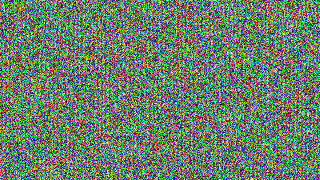
#> input picture i00a.bmp, 320 x 180 px
$ python RSA1.py
#> lines starting #> are read from the running program, lines starting #| are printed output that depends on the picture
### main1.py
from PIL import Image
import numpy as np
import matplotlib.pyplot as plot
import cv2


def readBytes(plik, n, m):
    plik.seek(m, 0)
    data = plik.read(n)
    return data


def readHeader(file):
    header = {}
    header["Signature"] = readBytes(file, 2, 0)
    header["FileSize"] = readBytes(file, 4, 2)
    header["reserved"] = readBytes(file, 4, 6)
    header["DataOffset"] = readBytes(file, 4, 10)
    header["Size"] = readBytes(file, 4, 14)

    if int.from_bytes(header['Size'], byteorder='little') == 0:
        infoHeaderSize = int.from_bytes(header['DataOffset'], byteorder='little') - 14
    else:
        infoHeaderSize = int.from_bytes(header['Size'], byteorder='little')

    if infoHeaderSize == 12:
        header["Width"] = readBytes(file, 2, 18)
        header["Height"] = readBytes(file, 2, 20)
        header["Planes"] = readBytes(file, 2, 22)
        header["BitCount"] = readBytes(file, 2, 24)
    elif infoHeaderSize == 16:
        header["Width"] = readBytes(file, 4, 18)
        header["Height"] = readBytes(file, 4, 22)
        header["Planes"] = readBytes(file, 2, 26)
        header["BitCount"] = readBytes(file, 2, 28)
    elif infoHeaderSize == 40:
        header["Width"] = readBytes(file, 4, 18)
        header["Height"] = readBytes(file, 4, 22)
        header["Planes"] = readBytes(file, 2, 26)
        header["BitCount"] = readBytes(file, 2, 28)
        header["Compression"] = readBytes(file, 4, 30)
        header["ImageSize"] = readBytes(file, 4, 34)
        header["XpixelsPerM"] = readBytes(file, 4, 38)
        header["YpixelsPerM"] = readBytes(file, 4, 42)
        header["ColorsUsed"] = readBytes(file, 4, 46)
        header["ColorsImportant"] = readBytes(file, 4, 50)
    # elif infoHeaderSize == 52:
    # elif infoHeaderSize == 56:
    elif infoHeaderSize == 64:
        header["Width"] = readBytes(file, 4, 18)
        header["Height"] = readBytes(file, 4, 22)
        header["Planes"] = readBytes(file, 2, 26)
        header["BitCount"] = readBytes(file, 2, 28)
        header["Compression"] = readBytes(file, 4, 30)
        header["ImageSize"] = readBytes(file, 4, 34)
        header["XpixelsPerM"] = readBytes(file, 4, 38)
        header["YpixelsPerM"] = readBytes(file, 4, 42)
        header["ColorsUsed"] = readBytes(file, 4, 46)
        header["ColorsImportant"] = readBytes(file, 4, 50)
        header["Units"] = readBytes(file, 2, 54)
        header["Reserved"] = readBytes(file, 2, 56)
        header["Recording"] = readBytes(file, 2, 58)
        header["Rendering"] = readBytes(file, 2, 60)
        header["Size1"] = readBytes(file, 4, 62)
        header["Size2"] = readBytes(file, 4, 66)
        header["ColorEncoding"] = readBytes(file, 4, 70)
        header["Identifier"] = readBytes(file, 4, 74)
    elif infoHeaderSize == 108:
        header["Width"] = readBytes(file, 4, 18)
        header["Height"] = readBytes(file, 4, 22)
        header["Planes"] = readBytes(file, 2, 26)
        header["BitCount"] = readBytes(file, 2, 28)
        header["Compression"] = readBytes(file, 4, 30)
        header["ImageSize"] = readBytes(file, 4, 34)
        header["XpixelsPerM"] = readBytes(file, 4, 38)
        header["YpixelsPerM"] = readBytes(file, 4, 42)
        header["ColorsUsed"] = readBytes(file, 4, 46)
        header["ColorsImportant"] = readBytes(file, 4, 50)
        header["RedMask"] = readBytes(file, 4, 54)
        header["GreenMask"] = readBytes(file, 4, 58)
        header["BlueMask"] = readBytes(file, 4, 62)
        header["AlphaMask"] = readBytes(file, 4, 66)
        header["CSType"] = readBytes(file, 4, 70)
        header["Endpoints"] = readBytes(file, 36, 74)
        header["GammaRed"] = readBytes(file, 4, 110)
        header["GammaGreen"] = readBytes(file, 4, 114)
        header["GammaBlue"] = readBytes(file, 4, 118)
    if infoHeaderSize == 124:
        header["Width"] = readBytes(file, 4, 18)
        header["Height"] = readBytes(file, 4, 22)
        header["Planes"] = readBytes(file, 2, 26)
        header["BitCount"] = readBytes(file, 2, 28)
        header["Compression"] = readBytes(file, 4, 30)
        header["ImageSize"] = readBytes(file, 4, 34)
        header["XpixelsPerM"] = readBytes(file, 4, 38)
        header["YpixelsPerM"] = readBytes(file, 4, 42)
        header["ColorsUsed"] = readBytes(file, 4, 46)
        header["ColorsImportant"] = readBytes(file, 4, 50)
        header["RedMask"] = readBytes(file, 4, 54)
        header["GreenMask"] = readBytes(file, 4, 58)
        header["BlueMask"] = readBytes(file, 4, 62)
        header["AlphaMask"] = readBytes(file, 4, 66)
        header["CSType"] = readBytes(file, 4, 70)
        header["Endpoints"] = readBytes(file, 36, 74)
        header["GammaRed"] = readBytes(file, 4, 110)
        header["GammaGreen"] = readBytes(file, 4, 114)
        header["GammaBlue"] = readBytes(file, 4, 118)
        header["Rendering"] = readBytes(file, 4, 122)
        header["ProfileData"] = readBytes(file, 4, 126)
        header["ProfileSize"] = readBytes(file, 4, 130)
        header["Reserved"] = readBytes(file, 4, 134)
    return header


# [107 lines left out: functions readMeta, readPixels, makeArrayFromPixels, anonimize, not called in this run]

# [22 lines of commented-out code are left out]

### RSA1.py
import secrets as scr
import main1 as bmp
import math
import io
def czyPierwsza(liczba):
    if liczba % 2 == 0:
        return 0

    i = 3
    while i * i < liczba:
        if liczba % i == 0:
            return 0
        i += 1
    return 1


def znajdzPierwsza(howManyBytes):
#> called with howManyBytes = 4
    x = 0
    while x == 0:
        power = int((howManybytes*8-1)/2)
        liczba = scr.randbelow(pow(2,power)-1) + pow(2,power)
        x = czyPierwsza(liczba)
    return liczba


def ModularInverse(a, m):
    m0 = m
    y = 0
    x = 1

    if (m == 1) :
        return 0

    while (a > 1) :

        q = a // m

        t = m

        m = a % m
        a = t
        t = y

        y = x - q * y
        x = t

    if (x < 0) :
        x = x + m0

    return x

def rpa(howManybytes):
    p = znajdzPierwsza(howManybytes)
    q = znajdzPierwsza(howManybytes)
    print("pq",p,q)
    n = p*q
    phi = int((p-1)*(q-1)/math.gcd(p-1, q-1))
    e = 91
    while e < phi:
        track = math.gcd(e, phi)
        if track == 1:
            break
        else:
            e += 1
    print("phi",phi)
    d = ModularInverse(e, phi)
    print("ned",n,e,d)
    return [n,e,d]


def zaszyfruj(data, szyfr):
    data = pow(data,szyfr[1],szyfr[0])
    return data


def odszyfruj(data, szyfr):
    data = pow(data,szyfr[2],szyfr[0])
    return data

howManybytes = 4
ned = rpa(howManybytes)
f = open('i00a.bmp', 'rb')
plik = f.read()
header = bmp.readHeader(f)
width = int.from_bytes(header['Width'], byteorder="little")
height = int.from_bytes(header['Height'], byteorder="little")
offset = int.from_bytes(header['DataOffset'], byteorder="little")
bpp = int.from_bytes(header['BitCount'], byteorder="little")
filesize = int.from_bytes(header['FileSize'], byteorder="little")

length = filesize - offset
a = int(length % howManybytes*8)

data = plik[offset:filesize-a]
ciphertext = bytes( 0 )
offset2 = offset

while offset2 < filesize-a:
    data = plik[offset2:offset2+howManybytes]
    x = int.from_bytes(data, byteorder="big")
    cipher = zaszyfruj(x, ned)
    ciphertext += cipher.to_bytes(howManybytes, byteorder='big')
    offset2 += howManybytes

ciphertext = plik[0:offset] + ciphertext + plik[filesize - a:]

im2 = bmp.Image.open(io.BytesIO(ciphertext))
#> im2 is the input picture: PIL image 320x180 RGB; mean R, G, B 118, 118.4, 118.3
im2.show()

originaltext = bytes( 0 )
offset2 = offset

while offset2 < filesize-a:
    data = ciphertext[offset2:offset2+howManybytes]
    x = int.from_bytes(data, byteorder="big")
    original = odszyfruj(x, ned)
    originaltext += original.to_bytes(howManybytes, byteorder='big')
    offset2 += howManybytes

originaltext = plik[0:offset] + originaltext + plik[filesize - a:]


im3 = bmp.Image.open(io.BytesIO(originaltext))
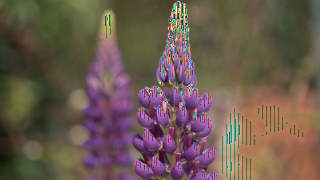
#> im3: PIL image 320x180 RGB; mean R, G, B 107.9, 90.3, 79
im3.show()
